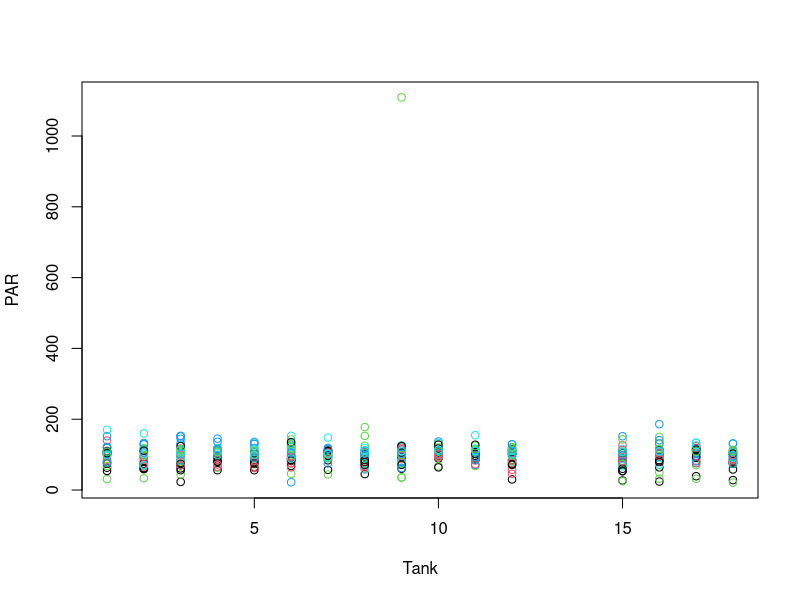
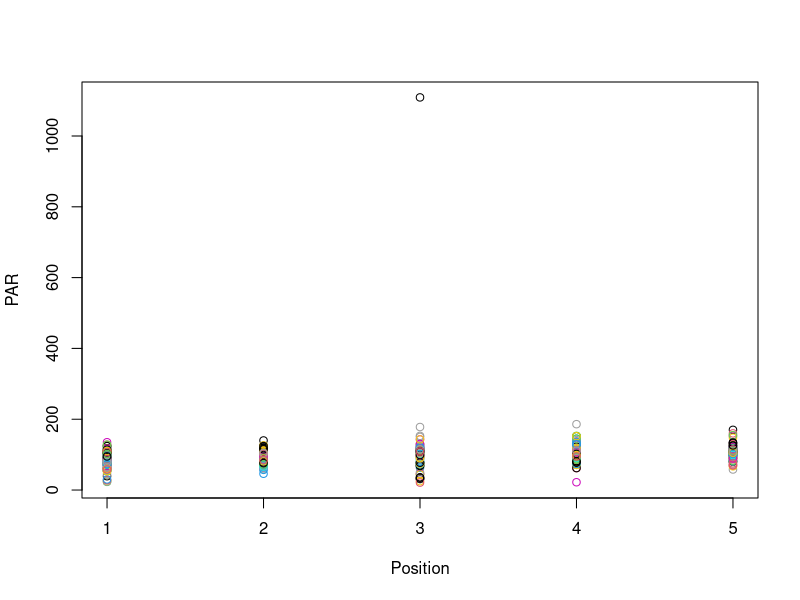
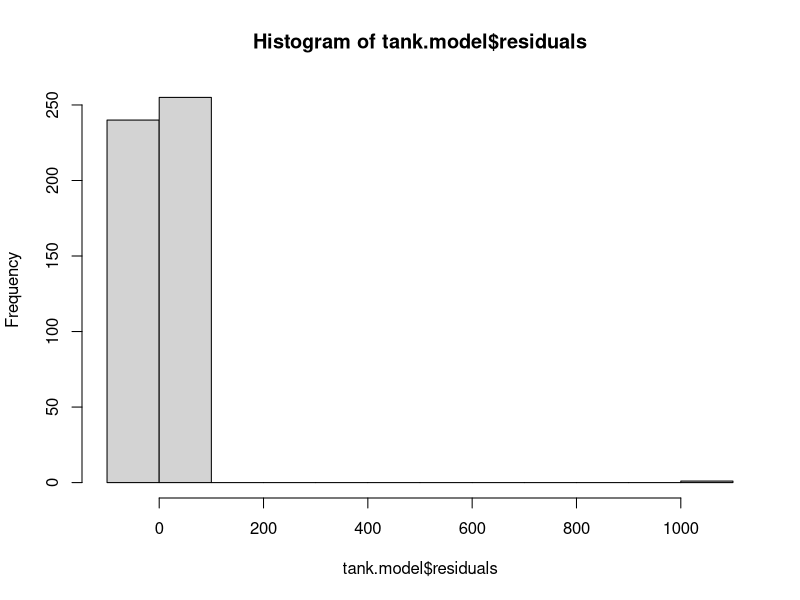
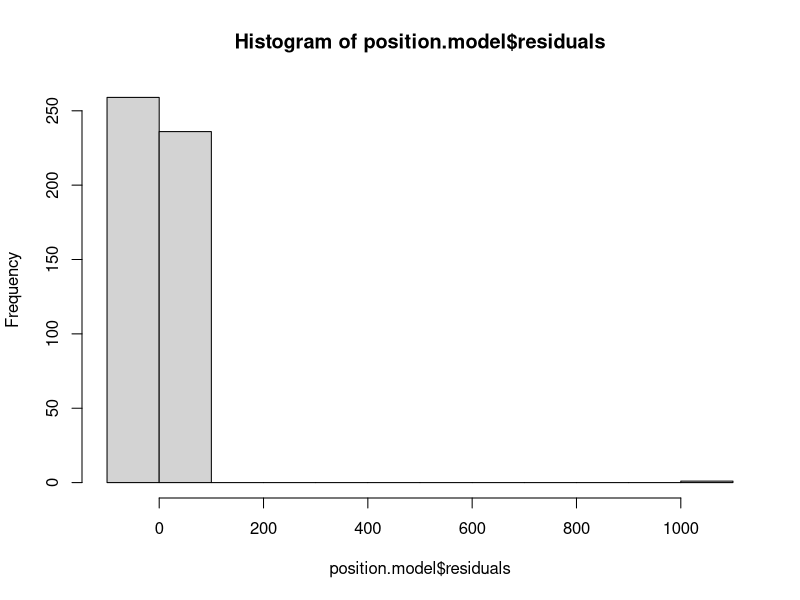
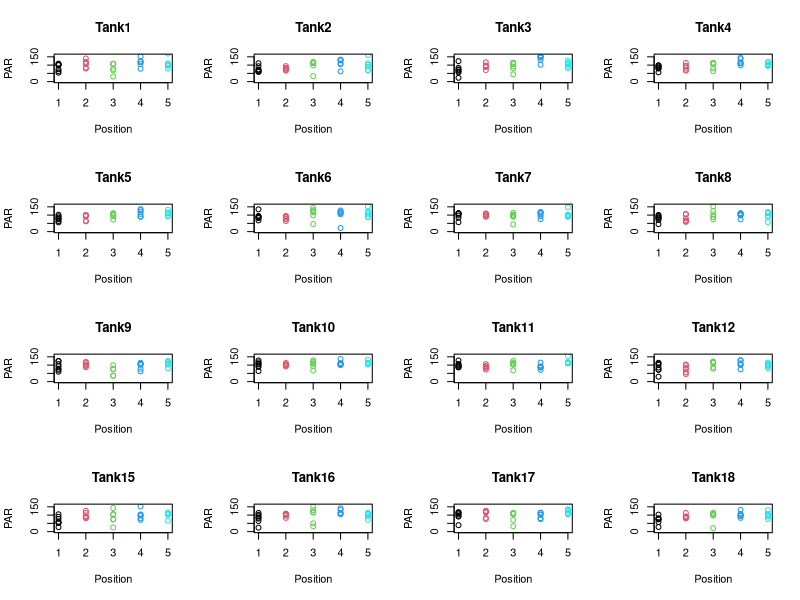
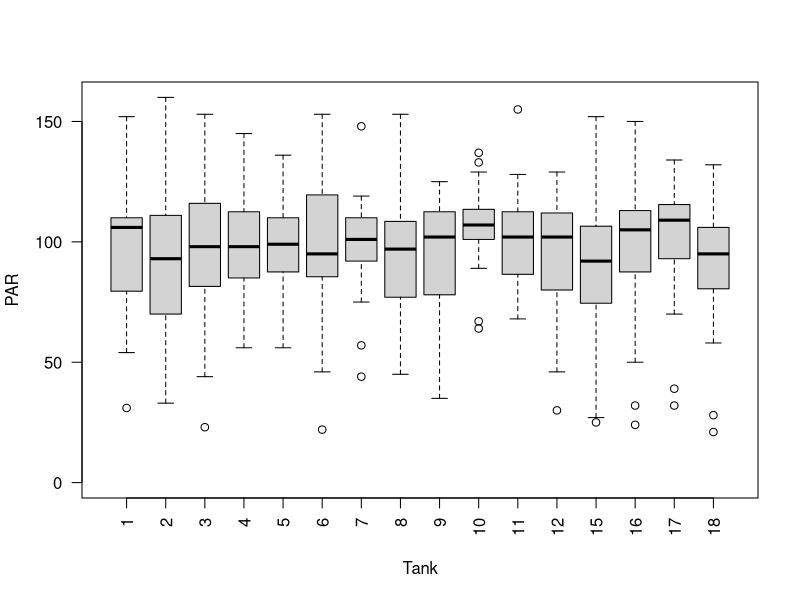
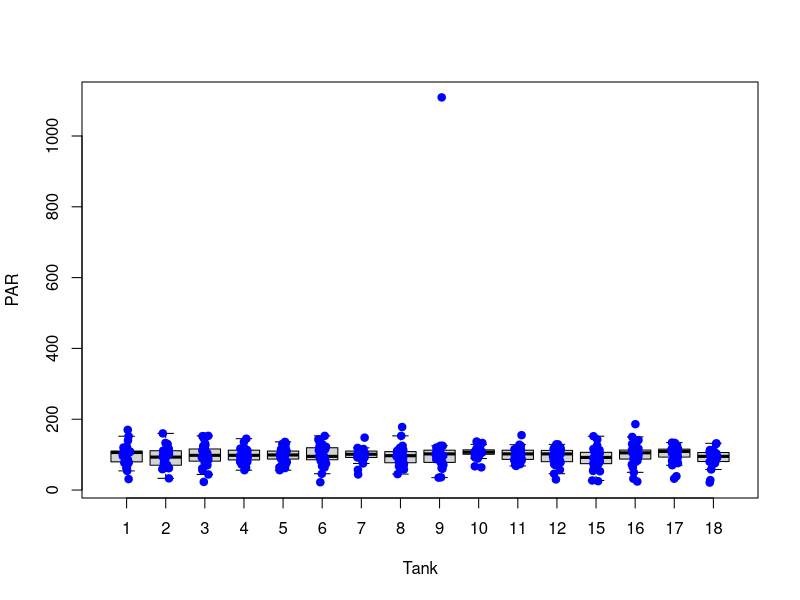

Write R code to recreate these figures, in order.
## ---- chunk 1
knitr::opts_chunk$set(echo = TRUE)
## ---- chunk 2
library(tidyverse)
## ---- chunk 3
getwd()
## ---- chunk 4
light <- read.csv("../data/Light_Data.csv", header = TRUE)
## ---- chunk 5
plot(PAR ~ Tank, data = light, col = Position)
plot(PAR ~ Position, data = light, col = Tank)
## ---- chunk 6
tank.model <- aov(PAR ~ Tank,data=light)
tank.model
summary(tank.model)
hist(tank.model$residuals)

position.model <- lm(PAR ~ Position, data=light)
position.model
summary(position.model)
hist(position.model$residuals)
## ---- chunk 7
pdf("../Output/Light.by.Position.pdf")
par(mfrow=c(4,4))
Tank1 <- subset(light, Tank==1)
plot(PAR ~ Position, data=Tank1, col=Position, ylim=c(0,160), main = "Tank1")

Tank2 <- subset(light, Tank==2)
plot(PAR ~ Position, data=Tank2, col=Position, ylim=c(0,160), main = "Tank2")

Tank3 <- subset(light, Tank==3)
plot(PAR ~ Position, data=Tank3, col=Position, ylim=c(0,160), main = "Tank3")

Tank4 <- subset(light, Tank==4)
plot(PAR ~ Position, data=Tank4, col=Position, ylim=c(0,160), main = "Tank4")

Tank5 <- subset(light, Tank==5)
plot(PAR ~ Position, data=Tank5, col=Position, ylim=c(0,160), main = "Tank5")

Tank6 <- subset(light, Tank==6)
plot(PAR ~ Position, data=Tank6, col=Position, ylim=c(0,160), main = "Tank6")

Tank7 <- subset(light, Tank==7)
plot(PAR ~ Position, data=Tank7, col=Position, ylim=c(0,160), main = "Tank7")

Tank8 <- subset(light, Tank==8)
plot(PAR ~ Position, data=Tank8, col=Position, ylim=c(0,160), main = "Tank8")

Tank9 <- subset(light, Tank==9)
plot(PAR ~ Position, data=Tank9, col=Position, ylim=c(0,160), main = "Tank9")

Tank10 <- subset(light, Tank==10)
plot(PAR ~ Position, data=Tank10, col=Position, ylim=c(0,160), main = "Tank10")

Tank11 <- subset(light, Tank==11)
plot(PAR ~ Position, data=Tank11, col=Position, ylim=c(0,160), main = "Tank11")

Tank12 <- subset(light, Tank==12)
plot(PAR ~ Position, data=Tank12, col=Position, ylim=c(0,160), main = "Tank12")

Tank15 <- subset(light, Tank==15)
plot(PAR ~ Position, data=Tank15, col=Position, ylim=c(0,160), main = "Tank15")

Tank16 <- subset(light, Tank==16)
plot(PAR ~ Position, data=Tank16, col=Position, ylim=c(0,160), main = "Tank16")

Tank17 <- subset(light, Tank==17)
plot(PAR ~ Position, data=Tank17, col=Position, ylim=c(0,160), main = "Tank17")

Tank18 <- subset(light, Tank==18)
plot(PAR ~ Position, data=Tank18, col=Position, ylim=c(0,160), main = "Tank18")

dev.off()
## ---- chunk 8
pdf("../Output/Light.by.Tank.pdf")
plot(as.factor(light$Tank), light$PAR, xlab="Tank", ylab="PAR", ylim=c(0,160), las=2)
boxplot(PAR ~ Tank, data = light, outpch = NA) 
stripchart(PAR ~ Tank, data = light, 
           vertical = TRUE, method = "jitter", 
           pch = 21, col = "blue", bg = "blue", 
           add = TRUE) 
dev.off()
